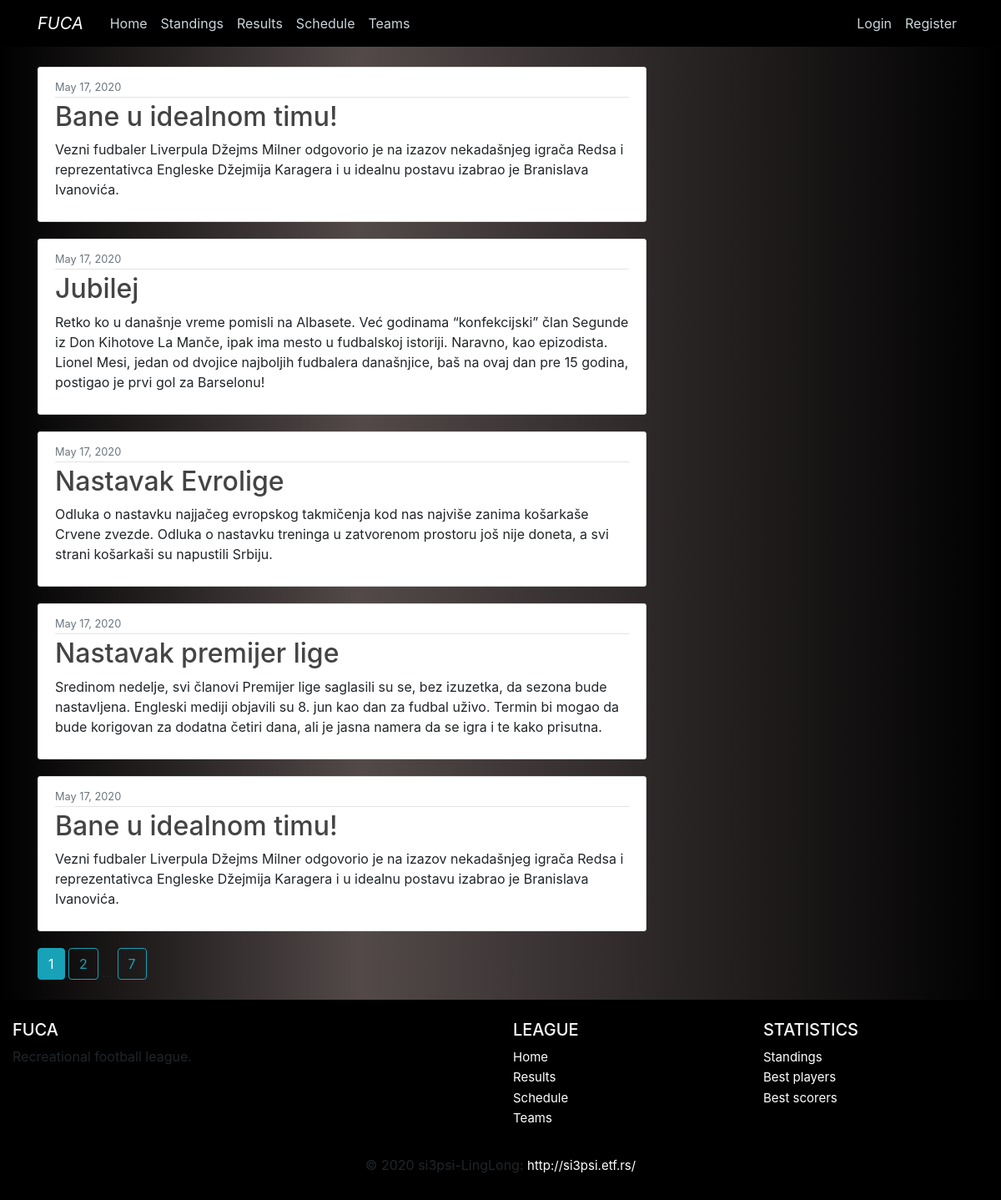
Page /home on the earlier database version.
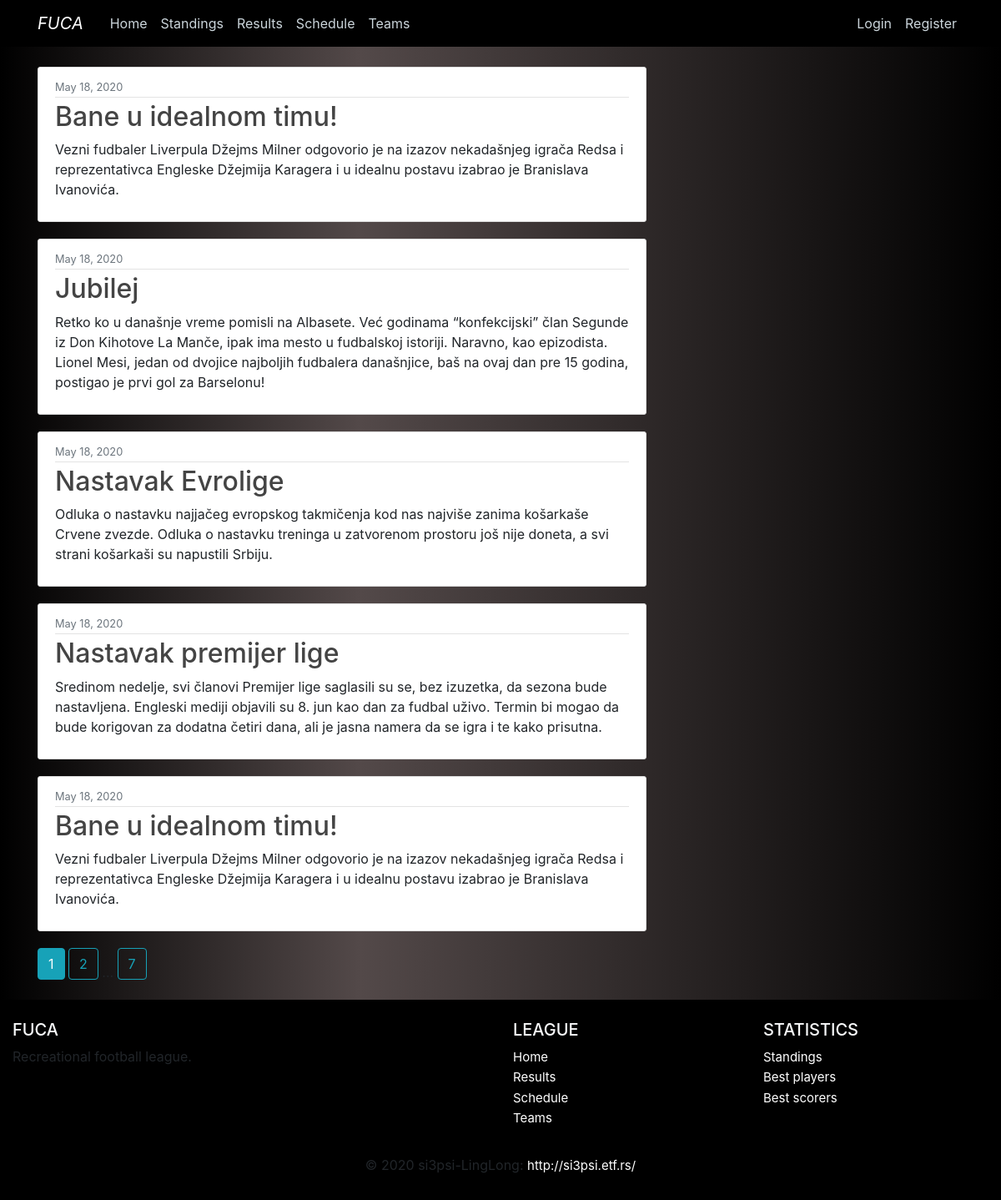
Same page on the later database version.
### fuca/models.py (models this page shows, shortened)
class News(db.Model):
    __tablename__ = 'news'
    id          = db.Column(db.Integer,     primary_key=True)
    date        = db.Column(db.DateTime,    nullable=False, default=datetime.utcnow)
    title       = db.Column(db.String(100), nullable=False)
    content     = db.Column(db.Text,        nullable=False)

### fuca/main/routes.py (the view)
@main.route("/")
@main.route("/home")
def home():
    page = request.args.get('page', 1, type=int)
    news = News.query.order_by(News.date.desc()).paginate(page=page, per_page=5)
    return render_template('home/home.html', newslist=news)

### fuca/templates/home/home.html
{% extends 'home/layout.html' %}
{% block content %}
    {% for news in newslist.items %}
        <article class="media content-section">
            <div class="media-body">
            <div class="article-metadata">
                <small class="text-muted">{{ news.date.strftime('%B %d, %Y') }}</small>
            </div>
            <h2 class="article-title">{{ news.title }}</h2>
            <p class="article-content">{{ news.content }}</p>
            </div>
        </article>
    {% endfor %}
    {% for page_num in newslist.iter_pages(left_edge=1, right_edge=1, left_current=1, right_current=2) %}
        {% if page_num %}
            {% if newslist.page == page_num %}
                <a class="btn btn-info mb-4" href="{{ url_for('main.home', page=page_num) }}">{{ page_num }}</a>
            {% else %}
                <a class="btn btn-outline-info mb-4" href="{{ url_for('main.home', page=page_num) }}">{{ page_num }}</a>
            {% endif %}
        {% else %}
            ...
        {% endif %}
    {% endfor %}
{% endblock content %}

Differences in the rows shown:
changed News (number 1 of 5 on the later page): date "May 17, 2020" → "May 18, 2020"
changed News "Jubilej": date "May 17, 2020" → "May 18, 2020"
changed News "Nastavak Evrolige": date "May 17, 2020" → "May 18, 2020"
changed News "Nastavak premijer lige": date "May 17, 2020" → "May 18, 2020"
changed News (number 5 of 5 on the later page): date "May 17, 2020" → "May 18, 2020"
